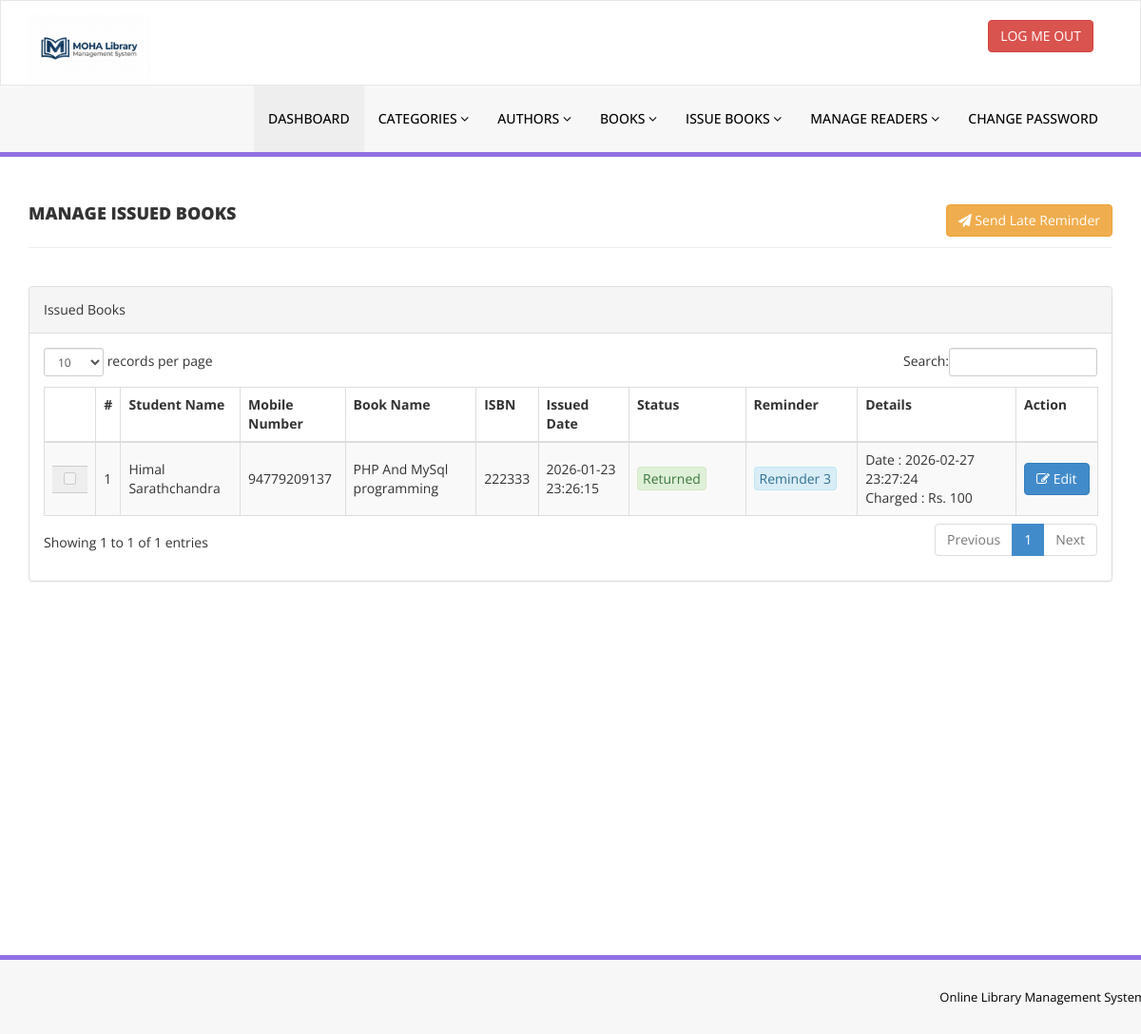
Screenshot of /admin/manage-issued-books.php (signed in) with the database file from the repository.
### tables this page shows
CREATE TABLE `tblissuedbookdetails` (
  `id` int(11) NOT NULL,
  `BookId` int(11) DEFAULT NULL,
  `StudentID` varchar(150) DEFAULT NULL,
  `IssuesDate` timestamp NULL DEFAULT current_timestamp(),
  `ReturnDate` timestamp NULL DEFAULT NULL ON UPDATE current_timestamp(),
  `Reminder` int(11) DEFAULT NULL,
  `RetrunStatus` int(1) DEFAULT NULL,
  `fine` int(11) DEFAULT NULL,
  `remark` mediumtext NOT NULL
);

CREATE TABLE `tblstudents` (
  `id` int(11) NOT NULL,
  `StudentId` varchar(100) DEFAULT NULL,
  `FullName` varchar(120) DEFAULT NULL,
  `EmailId` varchar(120) DEFAULT NULL,
  `MobileNumber` char(11) DEFAULT NULL,
  `Password` varchar(120) DEFAULT NULL,
  `Status` int(1) DEFAULT NULL,
  `approval` int(1) DEFAULT NULL,
  `RegDate` timestamp NULL DEFAULT current_timestamp(),
  `UpdationDate` timestamp NULL DEFAULT NULL ON UPDATE current_timestamp()
);

CREATE TABLE `tblbooks` (
  `id` int(11) NOT NULL,
  `BookName` varchar(255) DEFAULT NULL,
  `CatId` int(11) DEFAULT NULL,
  `AuthorId` int(11) DEFAULT NULL,
  `ISBNNumber` varchar(25) DEFAULT NULL,
  `BookPrice` decimal(10,2) DEFAULT NULL,
  `bookImage` varchar(250) NOT NULL,
  `isIssued` int(1) DEFAULT NULL,
  `RegDate` timestamp NULL DEFAULT current_timestamp(),
  `UpdationDate` timestamp NULL DEFAULT NULL ON UPDATE current_timestamp(),
  `bookQty` int(11) DEFAULT NULL
);

### admin/manage-issued-books.php (the view, shortened to what this page needs)
<?php
include('includes/config.php');
if (strlen($_SESSION['alogin']) == 0) {
    header('location:index.php');
} else {
    function checkOverdueStatus($issueDateString)
    {
        $issueDate = new DateTime($issueDateString);
        $dueDate = clone $issueDate;
        $dueDate->modify('+14 days');
        $now = new DateTime();
        if ($now > $dueDate) {
            $diff = $now->diff($dueDate);
            return [
                'is_late' => true,
                'days_late' => $diff->days
            ];
        }
        return [
            'is_late' => false,
            'days_late' => 0
        ];
    }
?>
    <!DOCTYPE html>
    <html xmlns="http://www.w3.org/1999/xhtml">
    <head>
        <link href="assets/css/bootstrap.css" rel="stylesheet" />
        <link href="assets/css/font-awesome.css" rel="stylesheet" />
        <link href="assets/js/dataTables/dataTables.bootstrap.css" rel="stylesheet" />
        <link href="assets/css/style.css" rel="stylesheet" />
    </head>
    <body>
        <?php include('includes/header.php'); ?>
        <div class="content-wrapper">
            <div class="container">
                <div class="row pad-botm">
                    <div class="col-md-12">
                        <h4 class="header-line">Manage Issued Books <button style="float: right;" class="btn btn-warning send-late-reminders"><i class="fa fa-paper-plane"></i> Send Late Reminder</button></h4>
                    </div>
                    <div class="row">
                    </div>
                </div>
                <div class="row">
                    <div class="col-md-12">
                        <div class="panel panel-default">
                            <div class="panel-heading">
                                Issued Books
                            </div>
                            <div class="panel-body">
                                <div class="table-responsive">
                                    <table class="table-issued-books table table-striped table-bordered table-hover" id="dataTables-example">
                                        <thead>
                                            <tr>
                                                <th></th>
                                                <th>#</th>
                                                <th>Student Name</th>
                                                <th>Mobile Number</th>
                                                <th>Book Name</th>
                                                <th>ISBN </th>
                                                <th>Issued Date</th>
                                                <th style="min-width: 105px;">Status</th>
                                                <th style="min-width: 100px;">Reminder</th>
                                                <th style="min-width: 140px;">Details</th>
                                                <th>Action</th>
                                            </tr>
                                        </thead>
                                        <tbody>
                                            <?php $sql = "SELECT tblissuedbookdetails.Reminder, tblissuedbookdetails.fine, tblissuedbookdetails.id, tblstudents.MobileNumber,tblstudents.FullName,tblbooks.BookName,tblbooks.ISBNNumber,tblissuedbookdetails.IssuesDate,tblissuedbookdetails.ReturnDate,tblissuedbookdetails.id as rid from  tblissuedbookdetails join tblstudents on tblstudents.StudentId=tblissuedbookdetails.StudentId join tblbooks on tblbooks.id=tblissuedbookdetails.BookId order by tblissuedbookdetails.ReturnDate ASC";
                                            $query = $dbh->prepare($sql);
                                            $query->execute();
                                            $results = $query->fetchAll(PDO::FETCH_OBJ);
                                            $cnt = 1;
                                            if ($query->rowCount() > 0) {
                                                foreach ($results as $result) {
                                                    $status = checkOverdueStatus($result->IssuesDate);
                                                    ?>
                                                    <tr class="odd gradeX">
                                                        <td class="center">
                                                            <div class="input-group">
                                                                <span class="input-group-addon">
                                                                    <input type="checkbox" <?php echo ($result->ReturnDate == "") ? "" : "disabled" ?>>
                                                                </span>
                                                            </div>
                                                        </td>
                                                        <td class="center"><?php echo htmlentities($cnt); ?></td>
                                                        <td class="center"><?php echo htmlentities($result->FullName); ?></td>
                                                        <td class="center"><?php echo htmlentities($result->MobileNumber); ?></td>
                                                        <td class="center"><?php echo htmlentities($result->BookName); ?></td>
                                                        <td class="center"><?php echo htmlentities($result->ISBNNumber); ?></td>
                                                        <td class="center"><?php echo htmlentities($result->IssuesDate); ?></td>
                                                        <td class="center"><?php if ($result->ReturnDate == "") {
                                                                                $dailyfine = 5;
                                                                                if ($status['is_late']) {
                                                                                    echo ("<span style='padding: 2px 5px;' class='alert alert-danger' role='alert'>Not Returned</span>");
                                                                                } else {
                                                                                    echo ("<span style='padding: 2px 5px;' class='alert alert-danger' role='alert'>Not Returned</span>");
                                                                                }
                                                                            } else {
                                                                                echo ("<span style='padding: 2px 5px;' class='alert alert-success  p-0' role='alert'>Returned</span>");
                                                                            }
                                                                            ?></td>
                                                        <td class="center"><?php if ($result->Reminder == 0 || $result->Reminder == null) {
                                                                                echo ("<span style='padding: 2px 5px;' class='alert alert-info' role='alert'>Not Sent</span>");
                                                                            } else {
                                                                                echo ("<span style='padding: 2px 5px;' class='alert alert-info' role='alert'>Reminder " . $result->Reminder . "</span>");
                                                                            }
                                                                            ?></td>
                                                        <td class="center"><?php if ($result->ReturnDate == "" || $result->ReturnDate == null) {
                                                                                $status = checkOverdueStatus($result->IssuesDate);
                                                                                if ($status['is_late']) {
                                                                                    echo ($status['days_late'] . " day(s) overdue!<br/>Current Fine : Rs. " . ($status['days_late'] * $dailyfine));
                                                                                } else {
                                                                                    echo ("The book is not overdue yet.");
                                                                                }
                                                                            } else {
                                                                                echo ("Date : " . $result->ReturnDate);
                                                                                if($result->fine != "" || $result->fine != 0){
                                                                                    echo ("<br/>Charged : Rs. " . $result->fine);
                                                                                }
                                                                            }
                                                                            ?></td>
                                                        <td class="center">
                                                            <a href="update-issue-bookdeails.php?rid=<?php echo htmlentities($result->rid); ?>"><button class="btn btn-primary"><i class="fa fa-edit "></i> Edit</button>
                                                        </td>
                                                    </tr>
                                            <?php $cnt = $cnt + 1;
                                                }
                                            } ?>
                                        </tbody>
                                    </table>
                                </div>
                            </div>
                        </div>
                    </div>
                </div>
            </div>
        </div>
        <?php include('includes/footer.php'); ?>
    </body>
    </html>
<?php } ?>

### admin/assets/css/style.css (style rules this page uses)
.content-wrapper { margin-top: 40px; min-height:800px; padding-bottom:90px; }
.header-line { font-weight:900; padding-bottom:25px; border-bottom:1px solid #eeeeee; text-transform:uppercase; }
.pad-botm { padding-bottom:30px; }
thead th { vertical-align: top !important; }
tbody td { vertical-align: middle !important; }

### rows the page displays
tblissuedbookdetails: tblstudents.FullName "Himal Sarathchandra", tblstudents.MobileNumber "94779209137", BookId.BookName "PHP And MySql programming", BookId.ISBNNumber "222333", IssuesDate "2026-01-23 23:26:15", shows "Returned", Reminder "3", ReturnDate "2026-02-27 23:27:24", fine "100"
